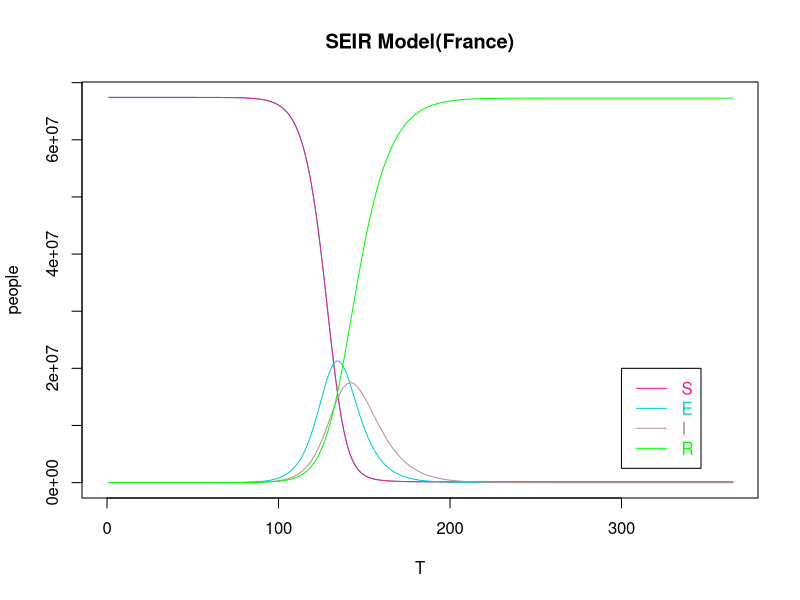

Here is the R script that generated this plot:
#France
rm(list = ls())

N = 67422000
E = 0
I = 1
S = N-I
R = 0


r = 20
B = 0.03
a = 0.1
y = 0.1


T = 365

 
for (i in 1:(T-1)){

  S[i+1] = S[i] - r*B*S[i]*I[i]/N
  E[i+1] = E[i] + r*B*S[i]*I[i]/N - a*E[i]
  I[i+1] = I[i] + a*E[i] - y*I[i]
  R[i+1] = R[i] + y*I[i]

}

result <- data.frame(S, E, I, R)

#View(result)

X_lim <- seq(1,T,by=1)

plot(S~X_lim, pch=15, col="DarkTurquoise", main = "SEIR Model(France)", type = "l", xlab = "T", ylab = "people", xlim = c(0,T), ylim = c(0,67422000))
lines(S, col="DeepPink", lty=1) 
lines(E, col="DarkTurquoise", lty=1)
lines(I, col="RosyBrown", lty=1)
lines(R, col="green", lty=1)
legend(300,20000000,c("S","E","I","R"),col=c("DeepPink","DarkTurquoise","RosyBrown","green"),text.col=c("DeepPink","DarkTurquoise","RosyBrown","green"),lty=c(1,1,1,1))
